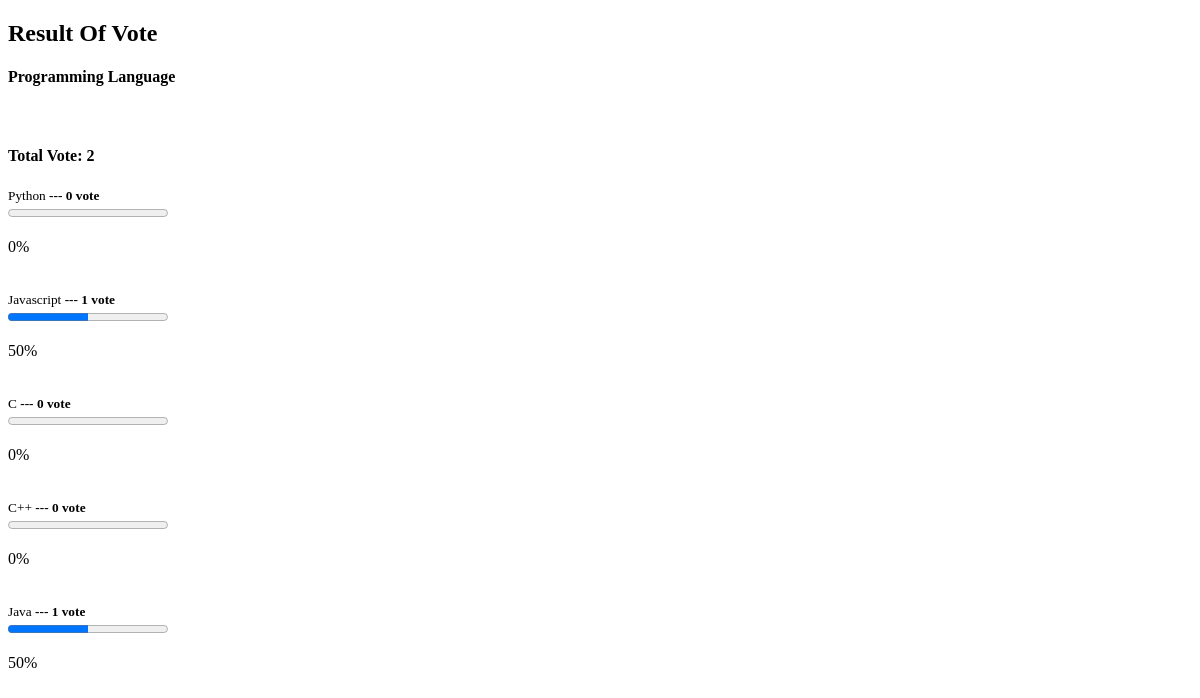
Before: /vote/result/programming-language/ with the older database file.
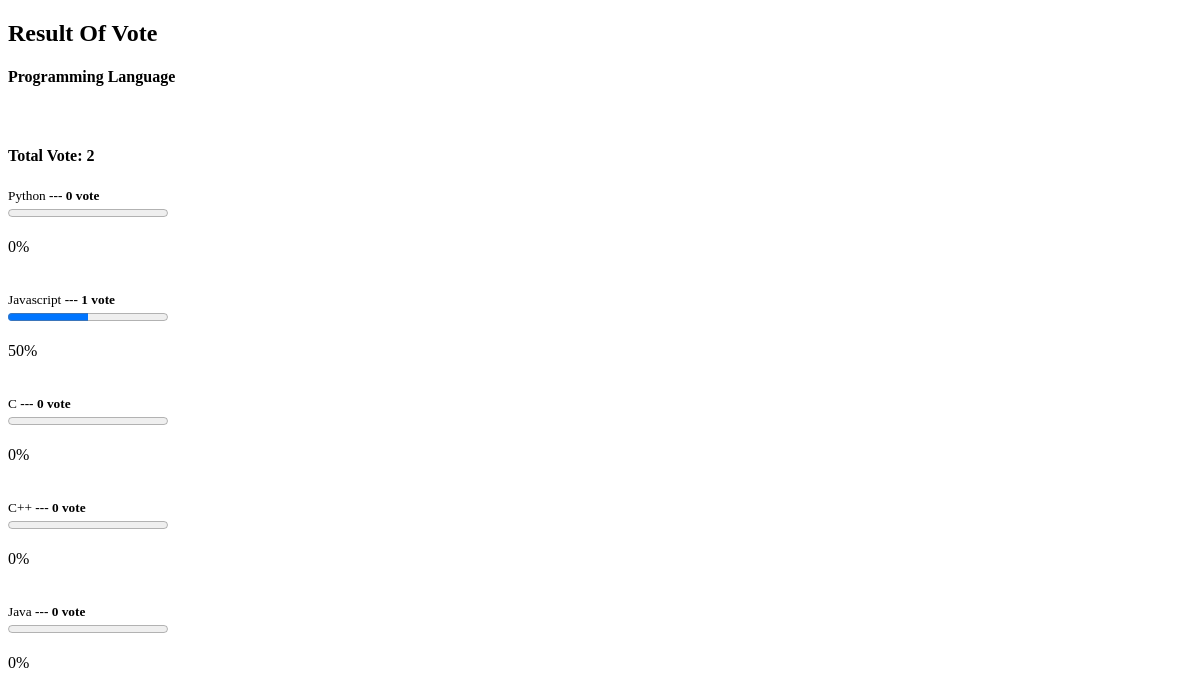
After: the same page with the newer database file.
### voteapp/models.py (models this page shows, shortened)
class Category(models.Model):
    title = models.CharField(max_length = 100)
    slug = models.SlugField()
    description = models.TextField()
    total_vote = models.IntegerField(default = 0)
    voters = models.ManyToManyField(User, blank=True)
    created_at = models.DateTimeField(auto_now_add = True)
    updated_at = models.DateTimeField(auto_now = True)

class CategoryItem(models.Model):
    title = models.CharField(max_length = 100)
    total_vote = models.IntegerField(default=0)
    category = models.ForeignKey(Category, on_delete = models.CASCADE, related_name='category')
    voters = models.ManyToManyField(User, blank=True)
    created_at = models.DateTimeField(auto_now_add = True)
    updated_at = models.DateTimeField(auto_now = True)
    @property
    def percentage_vote(self):
        category_vote = self.category.total_vote
        category_item_vote = self.total_vote
        if category_vote == 0:
            vote_in_percentage = 0
        else:
            vote_in_percentage = (category_item_vote/category_vote)*100
        return vote_in_percentage

### voteapp/views.py (the view)
# urls.py: path('vote/result/<slug>/', views.result, name='result'),
def result(request, slug):
    category = Category.objects.get(slug=slug)
    category_items = CategoryItem.objects.filter(category=category)
    template_name = 'result.html'
    context = {
        'category_items':category_items,
        'category':category,
    }
    return render(request, template_name, context)

### voteapp/templatetags/custom_filters.py (called while the page is built)
@register.filter(name='has_voted')
def has_voted(user, voters):
    return any(user.id == voter.id for voter in voters)

### templates/result.html (shortened to what this page needs)
<!DOCTYPE html>
<html lang="en">
<head>
</head>
<body>
    {% load custom_filters %}
    {% load humanize %}
    <h2>Result Of Vote</h2>
    <h4> {{category.title}} </h4> <br>
    <h4>Total Vote: {{category.total_vote}} </h4>
    {% for category_item in category_items %}
    {% if request.user|has_voted:category_item.voters.all %}
     <small>{{category_item.title}} <strong>--- {{category_item.total_vote}}  {% if category_item.total_vote == 0 %}vote {% else %} vote{{category_item.total_vote|pluralize:",s"}}{% endif %}--- <i>[voted]</i> </strong> </small>
     <div class="progressContainer">
        <div class="progress" style="width: 25;">
            <progress value="{{category_item.percentage_vote | floatformat:0}}" max="100"></progess>
            </div>
            <p>{{category_item.percentage_vote | floatformat:0}}%</p>
        </div>
     <br>
     {% else %}
     <small>{{category_item.title}} <strong>--- {{category_item.total_vote}} {% if category_item.total_vote == 0 %}vote {% else %} vote{{category_item.total_vote|pluralize:",s"}}{% endif %}</strong> </small>
     <div class="progressContainer">
        <div class="progress" style="width: 25;">
            <progress value="{{category_item.percentage_vote | floatformat:0}}" max="100"></progess>
            </div>
            <p>{{category_item.percentage_vote | floatformat:0}}%</p>
        </div>
     <br>
     {% endif %}
    {% endfor %}
</body>
</html>

Changed rows visible on the page:
changed CategoryItem "Java": total_vote "1" → "0"; percentage_vote "50" → "0"
